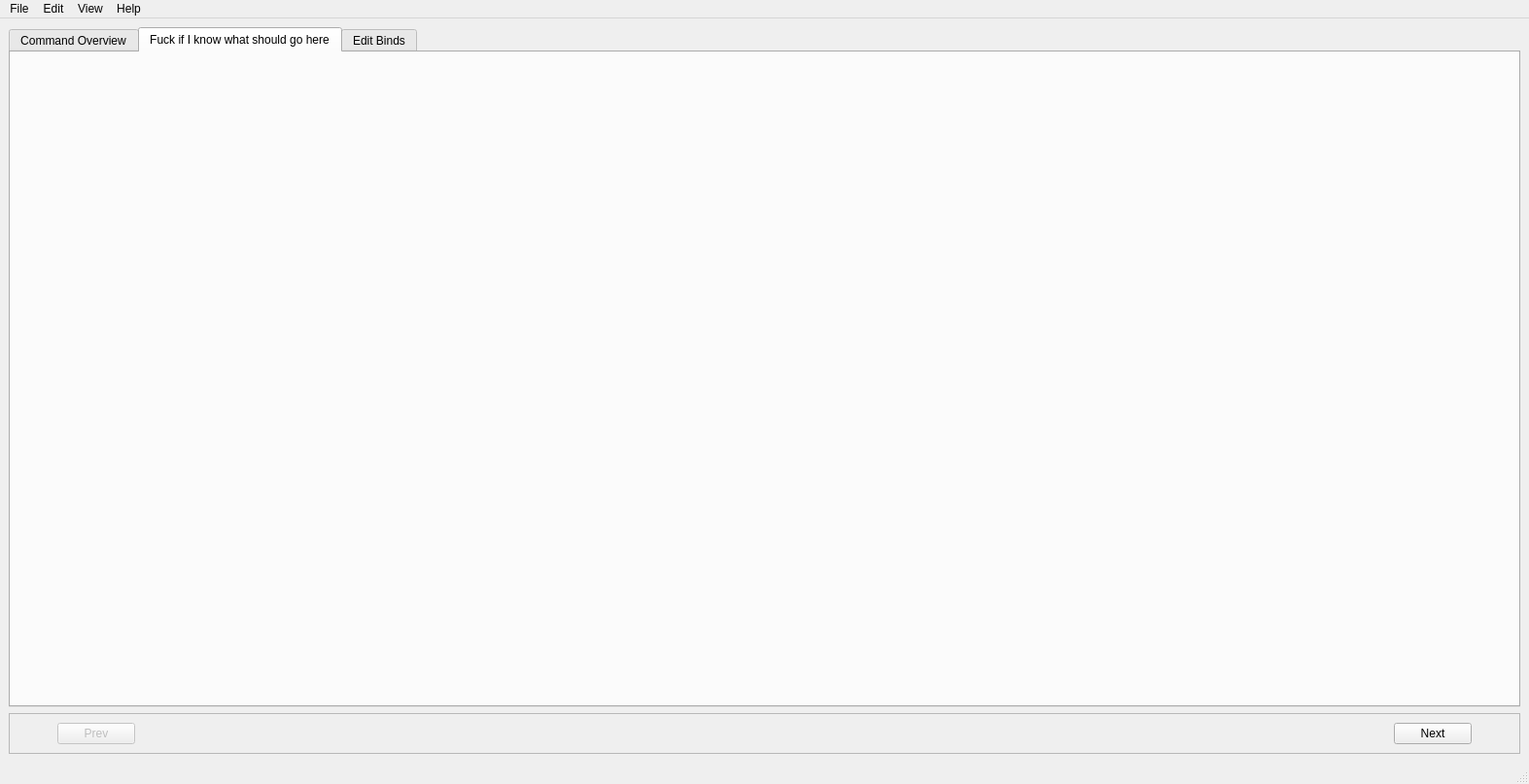
<?xml version="1.0" encoding="UTF-8"?>
<ui version="4.0">
 <class>EditWindow</class>
 <widget class="QMainWindow" name="EditWindow">
  <property name="geometry">
   <rect>
    <x>0</x>
    <y>0</y>
    <width>1573</width>
    <height>807</height>
   </rect>
  </property>
  <property name="sizePolicy">
   <sizepolicy hsizetype="Preferred" vsizetype="Minimum">
    <horstretch>0</horstretch>
    <verstretch>0</verstretch>
   </sizepolicy>
  </property>
  <property name="windowTitle">
   <string>Team Fortress 2 Config Editor</string>
  </property>
  <widget class="QWidget" name="centralwidget">
   <layout class="QGridLayout" name="gridLayout">
    <item row="1" column="0">
     <widget class="QTabWidget" name="tabWidget">
      <property name="cursor">
       <cursorShape>PointingHandCursor</cursorShape>
      </property>
      <property name="currentIndex">
       <number>1</number>
      </property>
      <widget class="QWidget" name="CommandOverview">
       <attribute name="title">
        <string>Command Overview</string>
       </attribute>
       <layout class="QHBoxLayout" name="horizontalLayout">
        <item>
         <widget class="QGroupBox" name="groupBox">
          <property name="title">
           <string>Commands</string>
          </property>
          <layout class="QGridLayout" name="gridLayout_3">
           <item row="0" column="0">
            <widget class="QScrollArea" name="scrollArea">
             <property name="widgetResizable">
              <bool>true</bool>
             </property>
             <widget class="QWidget" name="scrollAreaWidgetContents">
              <property name="geometry">
               <rect>
                <x>0</x>
                <y>0</y>
                <width>981</width>
                <height>607</height>
               </rect>
              </property>
              <layout class="QGridLayout" name="gridLayout_5">
               <property name="leftMargin">
                <number>4</number>
               </property>
               <property name="topMargin">
                <number>4</number>
               </property>
               <property name="rightMargin">
                <number>4</number>
               </property>
               <property name="bottomMargin">
                <number>4</number>
               </property>
               <property name="spacing">
                <number>4</number>
               </property>
               <item row="0" column="0">
                <widget class="QListWidget" name="listWidget">
                 <property name="font">
                  <font>
                   <family>Liberation Mono</family>
                   <pointsize>12</pointsize>
                  </font>
                 </property>
                 <property name="cursor" stdset="0">
                  <cursorShape>PointingHandCursor</cursorShape>
                 </property>
                 <property name="frameShape">
                  <enum>QFrame::Shape::Panel</enum>
                 </property>
                 <property name="frameShadow">
                  <enum>QFrame::Shadow::Plain</enum>
                 </property>
                 <item>
                  <property name="text">
                   <string>test_item asdf</string>
                  </property>
                 </item>
                </widget>
               </item>
              </layout>
             </widget>
            </widget>
           </item>
          </layout>
         </widget>
        </item>
        <item>
         <widget class="QFrame" name="frame">
          <property name="frameShape">
           <enum>QFrame::Shape::StyledPanel</enum>
          </property>
          <property name="frameShadow">
           <enum>QFrame::Shadow::Raised</enum>
          </property>
          <layout class="QGridLayout" name="gridLayout_4">
           <item row="0" column="0">
            <spacer name="horizontalSpacer">
             <property name="orientation">
              <enum>Qt::Orientation::Horizontal</enum>
             </property>
             <property name="sizeType">
              <enum>QSizePolicy::Policy::Fixed</enum>
             </property>
             <property name="sizeHint" stdset="0">
              <size>
               <width>500</width>
               <height>20</height>
              </size>
             </property>
            </spacer>
           </item>
          </layout>
         </widget>
        </item>
       </layout>
      </widget>
      <widget class="QWidget" name="tab_3">
       <attribute name="title">
        <string>Fuck if I know what should go here</string>
       </attribute>
      </widget>
      <widget class="QWidget" name="BindEditor">
       <property name="sizePolicy">
        <sizepolicy hsizetype="Minimum" vsizetype="Maximum">
         <horstretch>0</horstretch>
         <verstretch>0</verstretch>
        </sizepolicy>
       </property>
       <attribute name="title">
        <string>Edit Binds</string>
       </attribute>
       <layout class="QGridLayout" name="gridLayout_2">
        <item row="0" column="0">
         <widget class="KeybForm" name="keybWidget" native="true">
          <property name="sizePolicy">
           <sizepolicy hsizetype="Minimum" vsizetype="Minimum">
            <horstretch>0</horstretch>
            <verstretch>0</verstretch>
           </sizepolicy>
          </property>
         </widget>
        </item>
       </layout>
      </widget>
     </widget>
    </item>
    <item row="2" column="0">
     <widget class="QFrame" name="frame_2">
      <property name="sizePolicy">
       <sizepolicy hsizetype="Preferred" vsizetype="Minimum">
        <horstretch>0</horstretch>
        <verstretch>0</verstretch>
       </sizepolicy>
      </property>
      <property name="frameShape">
       <enum>QFrame::Shape::StyledPanel</enum>
      </property>
      <property name="frameShadow">
       <enum>QFrame::Shadow::Raised</enum>
      </property>
      <layout class="QHBoxLayout" name="horizontalLayout_2">
       <item>
        <spacer name="horizontalSpacer_3">
         <property name="orientation">
          <enum>Qt::Orientation::Horizontal</enum>
         </property>
         <property name="sizeType">
          <enum>QSizePolicy::Policy::Preferred</enum>
         </property>
         <property name="sizeHint" stdset="0">
          <size>
           <width>40</width>
           <height>20</height>
          </size>
         </property>
        </spacer>
       </item>
       <item>
        <widget class="QPushButton" name="btn_prev_page">
         <property name="enabled">
          <bool>false</bool>
         </property>
         <property name="text">
          <string>Prev</string>
         </property>
        </widget>
       </item>
       <item>
        <spacer name="horizontalSpacer_2">
         <property name="orientation">
          <enum>Qt::Orientation::Horizontal</enum>
         </property>
         <property name="sizeHint" stdset="0">
          <size>
           <width>40</width>
           <height>20</height>
          </size>
         </property>
        </spacer>
       </item>
       <item>
        <widget class="QPushButton" name="btn_next_page">
         <property name="text">
          <string>Next</string>
         </property>
        </widget>
       </item>
       <item>
        <spacer name="horizontalSpacer_4">
         <property name="orientation">
          <enum>Qt::Orientation::Horizontal</enum>
         </property>
         <property name="sizeType">
          <enum>QSizePolicy::Policy::Preferred</enum>
         </property>
         <property name="sizeHint" stdset="0">
          <size>
           <width>40</width>
           <height>20</height>
          </size>
         </property>
        </spacer>
       </item>
      </layout>
     </widget>
    </item>
   </layout>
  </widget>
  <widget class="QMenuBar" name="menubar">
   <property name="geometry">
    <rect>
     <x>0</x>
     <y>0</y>
     <width>1573</width>
     <height>20</height>
    </rect>
   </property>
   <widget class="QMenu" name="menuFile">
    <property name="title">
     <string>File</string>
    </property>
   </widget>
   <widget class="QMenu" name="menuEdit">
    <property name="title">
     <string>Edit</string>
    </property>
   </widget>
   <widget class="QMenu" name="menuView">
    <property name="title">
     <string>View</string>
    </property>
   </widget>
   <widget class="QMenu" name="menuHelp">
    <property name="title">
     <string>Help</string>
    </property>
   </widget>
   <addaction name="menuFile"/>
   <addaction name="menuEdit"/>
   <addaction name="menuView"/>
   <addaction name="menuHelp"/>
  </widget>
  <widget class="QStatusBar" name="statusbar"/>
 </widget>
 <customwidgets>
  <customwidget>
   <class>KeybForm</class>
   <extends>QWidget</extends>
   <header>src/legacy/widgets/keybform.h</header>
   <container>1</container>
   <slots>
    <signal>keybButtonClicked()</signal>
   </slots>
  </customwidget>
 </customwidgets>
 <resources/>
 <connections/>
</ui>
